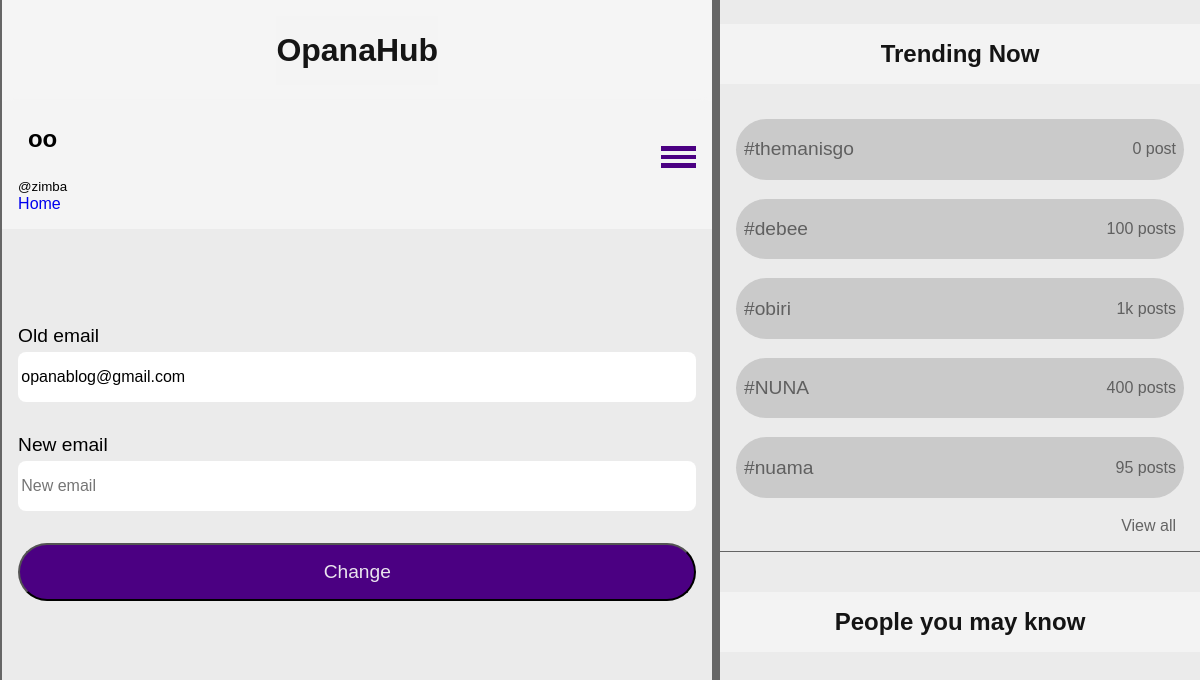
The app's page /changeemail (signed in) with its own data.
### opanahub/models.py (models this page shows, shortened)
class Profile(models.Model):
    user = models.OneToOneField(User, on_delete=models.CASCADE)
    back_img = models.ImageField(upload_to="back_images", default="thin.jpg")
    profile_img = models.ImageField(upload_to="profile_images", default="blank.webp")
    location = models.CharField(max_length=400, blank=True)
    job = models.CharField(max_length=400, blank=True)
    bio = models.TextField(blank=True)
    display_name = models.CharField(max_length=50, blank=True)
    web = models.URLField(blank=True)
    follw = models.IntegerField(default=0)
    follwing = models.IntegerField(default=0)
    class Meta:
        verbose_name_plural = 'Profile'

### opanahub/views.py (the view, shortened to what this page needs)
# urls.py: path('changeemail', views.changeemail, name="changeemail"),
@login_required(login_url=index)
def changeemail(request):
    userobj = User.objects.get(username=request.user)
    profile =  Profile.objects.get(user=userobj)
    context = {
        'profile': profile,
    }
    return render(request, "changeemail.html", context)

### template/changeemail.html (shortened to what this page needs)
{% load static %}
<!DOCTYPE html>
<html lang="en">
<head>
    <link rel="stylesheet" href="{% static 'css/seting.css' %}">
    <link rel="stylesheet" href="https://cdnjs.cloudflare.com/ajax/libs/font-awesome/6.2.1/css/all.min.css">
</head>
<body>
    <div class="container">
        <div class="center">
            <div class="yie">
                <div class="head">OpanaHub</div>
            </div>
           <div class="search">
                <div class="covv">
                    {% if profile.display_name %}
                    <p class="ttt">{{profile.display_name}}</p>
                    {% endif %}
                    <small>@{{profile.user}}</small><br>
                    <a href="/frontpage">Home</a>
                </div>
                <div class="lis">
                    <div class="toggler" onclick="Drop()">
                        <div class="line"></div>
                        <div class="line"></div>
                        <div class="line"></div>
                    </div>
                </div>
           </div>
           <div class="formm">
                <form action="" method="POST">
                    <div class="writes">
                        <div class="cov">
                            <div class="ins">
                                <label for="">Old email</label>
                                <input type="email" name="old" value="{{profile.user.email}}"  placeholder="Old email">
                            </div>
                            <div class="ins">
                                <label for="">New email</label>
                                <input type="email" name="email"  placeholder="New email">
                            </div>
                        </div>
                        <button type="submit" class="btn">Change</button>
                    </div>
                </form>
           </div>
        </div>
        <div class="left">
            <div class="trendcont">
                <p class="head">Trending Now</p>
                <a href="#" class="trends">
                    <p>#themanisgo</p>
                    <small>0 post</small>
                </a>
                <a href="#" class="trends">
                    <p>#debee</p>
                    <small>100 posts</small>
                </a>
                <a href="#" class="trends">
                    <p>#obiri</p>
                    <small>1k posts</small>
                </a>
                <a href="#" class="trends">
                    <p>#NUNA</p>
                    <small>400 posts</small>
                </a>
                <a href="#" class="trends">
                    <p>#nuama</p>
                    <small>95 posts</small>
                </a>
                <div class="views">
                    <a href="#">View all</a>
                </div>
            </div>
            <div class="people">
                <p class="head">People you may know</p>
            </div>
        </div>
    </div>
</body>
</html>

### static/css/seting.css (style rules this page uses)
* { box-sizing: border-box; text-decoration: none; outline: 0; font-family: "Trebuchet MS", Helvetica, sans-serif; scroll-behavior: smooth; }
:root { --accent-color: rgba(245, 245, 245, 0.932); --bg-color: rgba(82, 82, 82, 0.884); --text-color: rgba(2, 2, 2, 0.925); --text-hover-color: rgba(65, 65, 65, 0.733); --btn-color: rgb(75, 0, 130); --btn-hover-color: rgba(76, 4, 128, 0.829); --warning-color: rgb(230, 10, 10); --lost-color: rgba(168, 168, 168, 0.493); }
body { background: var(--bg-color); }
.container { display: flex; justify-content: center; margin-top: -.5rem; }
.center { position: relative; margin-left: 7%; width: 35rem; height: 99.2vh; overflow-y: scroll; background: var(--accent-color); }
.search { position: sticky; top: 0%; width: 35rem; background: var(--accent-color); padding: 1rem; backdrop-filter: blur(8px); z-index: 100; }
.ttt { text-align: center; font-size: 1.5rem; font-weight: 900; }
.views { margin-top: .5rem; text-align: end; padding: 0 1.5rem; margin-bottom: 1rem; }
.views a { color: var(--bg-color); transition: .4s; }
.formm { position: relative; }
.formm form, .profile { position: relative; }
.writes { margin-top: 1rem; margin-bottom: 1rem; width: 100%; padding: 1rem; }
.cov { margin-top: 4rem; }
.ins { display: flex; flex-direction: column; margin: 2rem 0; gap: .3rem; }
.ins label { font-size: 1.2rem; }
.ins input { padding: 1rem .2rem; border: 0; border-radius: .5rem; font-size: 1rem; }
.btn { width: 100%; padding: 1rem .2rem; background: var(--btn-color); color: var(--accent-color); font-size: 1.2rem; border-radius: 2rem; cursor: pointer; }
.left { width: 25rem; right: 11%; position: fixed; height: 60rem; background: var(--accent-color); overflow-y: scroll; }
.head { text-align: center; font-size: 1.5rem; color: var(--text-color); font-weight: 600; padding: 1rem 0; background: var(--accent-color); }
.trendcont { display: flex; flex-direction: column; gap: .2rem; border-bottom: .1rem solid var(--bg-color); }
.trendcont .trends { display: flex; align-items: center; justify-content: space-between; background: var(--lost-color); padding: 0 .5rem; color: var(--bg-color); font-size: 1.2rem; border-radius: 5rem; transition: .4s; margin: .5rem 1rem; }
.people { display: flex; flex-direction: column; gap: .2rem; margin-top: 1rem; }
.pana, nav, .lis, .yie { display: none; }
@media (max-width:1850px) { .container { display: flex; justify-content: center; width: 100%; position: relative; } }
@media (max-width:1850px) { .center { position: relative; margin-right: 7%; width: 40%; height: 99.2vh; overflow-y: scroll; background: var(--accent-color); } }
@media (max-width:1850px) { .left { width: 25%; right: 5%; position: fixed; background: var(--accent-color); } }
@media (max-width:1850px) { .search { position: sticky; top: 0%; width: 35rem; background: var(--accent-color); padding: 1rem; backdrop-filter: blur(8px); z-index: 100; } }
@media (max-width:1350px) { .container { display: flex; justify-content: center; width: 100%; position: relative; } }
@media (max-width:1350px) { .left { width: 40%; right: 0%; position: fixed; background: var(--accent-color); } }
@media (max-width:1350px) { .center { position: relative; left: -24%; width: 60%; margin-right: 0%; height: 99.2vh; overflow-y: scroll; background: var(--accent-color); } }
@media (max-width:1350px) { .search { position: sticky; display: flex; align-items: center; gap: 1rem; justify-content: space-between; top: 0%; width: 100%; background: var(--accent-color); padding: 1rem; backdrop-filter: blur(8px); z-index: 100; } }
@media (max-width:1350px) { .yie { display: flex; text-align: center; justify-content: center; color: var(--text-color); position: sticky; top: 0%; padding: 1rem 0; background: whitesmoke; margin-top: -1rem; } }
@media (max-width:1350px) { .yie .head { text-align: center; font-size: 2rem; font-weight: 900; z-index: 0; } }
@media (max-width:1350px) { .lis { display: flex; align-items: center; gap: 1rem; } }
@media (max-width:1350px) { .lis .toggler { display: flex; gap: .23rem; flex-direction: column; cursor: pointer; } }
@media (max-width:1350px) { .toggler .line { background: var(--btn-color); height: .3rem; width: 2.2rem; } }

### records on screen
Profile: display_name "oo", user "zimba", old "opanablog@gmail.com"
